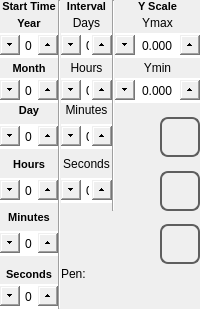
<?xml version="1.0" encoding="UTF-8"?>
<ui version="4.0">
 <class>trend_range</class>
 <widget class="QWidget" name="trend_range">
  <property name="geometry">
   <rect>
    <x>0</x>
    <y>0</y>
    %Model%
   </rect>
  </property>
  <property name="minimumSize">
   <size>
    <width>0</width>
    <height>0</height>
   </size>
  </property>
  <property name="maximumSize">
   <size>
    <width>16777215</width>
    <height>16777215</height>
   </size>
  </property>
  <property name="windowTitle">
   <string>trend_range</string>
  </property>
  <property name="styleSheet">
   <string notr="true"> QLabel#labelPen {
	font: 1000 12pt &quot;Ubuntu&quot;;
 }

 QLabel {
	font: 1000  8pt &quot;Ubuntu&quot;;
 }

 QSpinBox {
	font: 1000 14pt &quot;Ubuntu&quot;;
 }

 QSpinBox::up-button {
     subcontrol-origin: border;
     subcontrol-position: right center;
     height: 20px;
     width: 20px;
 }

 QSpinBox::up-arrow {
	image: url(:/systemicons/img/Forward.png);
     width: 10px;
     height: 10px;
 }

 QSpinBox::down-button {
     subcontrol-origin: border;
     subcontrol-position: left center;
     height: 20px;
     width: 20px;
}

 QSpinBox::down-arrow {
 	image: url(:/systemicons/img/Back.png);
     width: 10px;
     height:10px;
 }

 QDoubleSpinBox {
	font: 1000 12pt &quot;Ubuntu&quot;;
 }

 QDoubleSpinBox::up-button {
     subcontrol-origin: border;
     subcontrol-position: right center;
     height: 20px;
     width: 20px;
 }

 QDoubleSpinBox::up-arrow {
	image: url(:/systemicons/img/Forward.png);
     width: 10px;
     height: 10px;
 }

 QDoubleSpinBox::down-button {
     subcontrol-origin: border;
     subcontrol-position: left center;
     height: 20px;
     width: 20px;
}

 QDoubleSpinBox::down-arrow {
 	image: url(:/systemicons/img/Back.png);
     width: 10px;
     height: 10px;
 }
</string>
  </property>
  <layout class="QHBoxLayout" name="horizontalLayout">
   <property name="spacing">
    <number>0</number>
   </property>
   <property name="margin">
    <number>0</number>
   </property>
   <item>
    <layout class="QGridLayout" name="gridLayout">
     <property name="spacing">
      <number>0</number>
     </property>
     <item row="1" column="4">
      <widget class="QLabel" name="labelYmax">
       <property name="minimumSize">
        <size>
         <width>0</width>
         <height>20</height>
        </size>
       </property>
       <property name="maximumSize">
        <size>
         <width>16777215</width>
         <height>20</height>
        </size>
       </property>
       <property name="focusPolicy">
        <enum>Qt::NoFocus</enum>
       </property>
       <property name="text">
        <string>Ymax</string>
       </property>
       <property name="alignment">
        <set>Qt::AlignCenter</set>
       </property>
      </widget>
     </item>
     <item row="3" column="4">
      <widget class="QLabel" name="labelYmin">
       <property name="minimumSize">
        <size>
         <width>0</width>
         <height>20</height>
        </size>
       </property>
       <property name="maximumSize">
        <size>
         <width>16777215</width>
         <height>20</height>
        </size>
       </property>
       <property name="focusPolicy">
        <enum>Qt::NoFocus</enum>
       </property>
       <property name="text">
        <string>Ymin</string>
       </property>
       <property name="alignment">
        <set>Qt::AlignCenter</set>
       </property>
      </widget>
     </item>
     <item row="4" column="4">
      <widget class="QDoubleSpinBox" name="doubleSpinBoxYmin">
       <property name="minimumSize">
        <size>
         <width>0</width>
         <height>25</height>
        </size>
       </property>
       <property name="maximumSize">
        <size>
         <width>16777215</width>
         <height>25</height>
        </size>
       </property>
       <property name="focusPolicy">
        <enum>Qt::NoFocus</enum>
       </property>
       <property name="alignment">
        <set>Qt::AlignCenter</set>
       </property>
       <property name="decimals">
        <number>3</number>
       </property>
       <property name="minimum">
        <double>-9999.989999999999782</double>
       </property>
       <property name="maximum">
        <double>9999.989999999999782</double>
       </property>
       <property name="singleStep">
        <double>0.100000000000000</double>
       </property>
      </widget>
     </item>
     <item row="0" column="4">
      <widget class="QLabel" name="label">
       <property name="font">
        <font>
         <family>Ubuntu</family>
         <pointsize>8</pointsize>
         <weight>99</weight>
         <italic>false</italic>
         <bold>true</bold>
        </font>
       </property>
       <property name="text">
        <string>Y Scale</string>
       </property>
       <property name="alignment">
        <set>Qt::AlignCenter</set>
       </property>
      </widget>
     </item>
     <item row="9" column="2">
      <widget class="QSpinBox" name="spinBoxSeconds">
       <property name="sizePolicy">
        <sizepolicy hsizetype="Expanding" vsizetype="Fixed">
         <horstretch>0</horstretch>
         <verstretch>0</verstretch>
        </sizepolicy>
       </property>
       <property name="minimumSize">
        <size>
         <width>0</width>
         <height>25</height>
        </size>
       </property>
       <property name="maximumSize">
        <size>
         <width>16777215</width>
         <height>25</height>
        </size>
       </property>
       <property name="focusPolicy">
        <enum>Qt::NoFocus</enum>
       </property>
       <property name="wrapping">
        <bool>true</bool>
       </property>
       <property name="alignment">
        <set>Qt::AlignCenter</set>
       </property>
       <property name="maximum">
        <number>59</number>
       </property>
      </widget>
     </item>
     <item row="8" column="2">
      <widget class="QLabel" name="labelSeconds">
       <property name="sizePolicy">
        <sizepolicy hsizetype="Expanding" vsizetype="Preferred">
         <horstretch>0</horstretch>
         <verstretch>0</verstretch>
        </sizepolicy>
       </property>
       <property name="focusPolicy">
        <enum>Qt::NoFocus</enum>
       </property>
       <property name="text">
        <string>Seconds</string>
       </property>
       <property name="alignment">
        <set>Qt::AlignCenter</set>
       </property>
      </widget>
     </item>
     <item row="6" column="2">
      <widget class="QSpinBox" name="spinBoxMinutes">
       <property name="sizePolicy">
        <sizepolicy hsizetype="Expanding" vsizetype="Fixed">
         <horstretch>0</horstretch>
         <verstretch>0</verstretch>
        </sizepolicy>
       </property>
       <property name="minimumSize">
        <size>
         <width>0</width>
         <height>25</height>
        </size>
       </property>
       <property name="maximumSize">
        <size>
         <width>16777215</width>
         <height>25</height>
        </size>
       </property>
       <property name="focusPolicy">
        <enum>Qt::NoFocus</enum>
       </property>
       <property name="wrapping">
        <bool>true</bool>
       </property>
       <property name="alignment">
        <set>Qt::AlignCenter</set>
       </property>
       <property name="maximum">
        <number>59</number>
       </property>
      </widget>
     </item>
     <item row="5" column="2">
      <widget class="QLabel" name="labelMinutes">
       <property name="sizePolicy">
        <sizepolicy hsizetype="Expanding" vsizetype="Preferred">
         <horstretch>0</horstretch>
         <verstretch>0</verstretch>
        </sizepolicy>
       </property>
       <property name="focusPolicy">
        <enum>Qt::NoFocus</enum>
       </property>
       <property name="text">
        <string>Minutes</string>
       </property>
       <property name="alignment">
        <set>Qt::AlignCenter</set>
       </property>
      </widget>
     </item>
     <item row="4" column="2">
      <widget class="QSpinBox" name="spinBoxHours">
       <property name="sizePolicy">
        <sizepolicy hsizetype="Expanding" vsizetype="Fixed">
         <horstretch>0</horstretch>
         <verstretch>0</verstretch>
        </sizepolicy>
       </property>
       <property name="minimumSize">
        <size>
         <width>0</width>
         <height>25</height>
        </size>
       </property>
       <property name="maximumSize">
        <size>
         <width>16777215</width>
         <height>25</height>
        </size>
       </property>
       <property name="focusPolicy">
        <enum>Qt::NoFocus</enum>
       </property>
       <property name="wrapping">
        <bool>true</bool>
       </property>
       <property name="alignment">
        <set>Qt::AlignCenter</set>
       </property>
       <property name="maximum">
        <number>23</number>
       </property>
      </widget>
     </item>
     <item row="3" column="2">
      <widget class="QLabel" name="labelHours">
       <property name="sizePolicy">
        <sizepolicy hsizetype="Expanding" vsizetype="Preferred">
         <horstretch>0</horstretch>
         <verstretch>0</verstretch>
        </sizepolicy>
       </property>
       <property name="focusPolicy">
        <enum>Qt::NoFocus</enum>
       </property>
       <property name="text">
        <string>Hours</string>
       </property>
       <property name="alignment">
        <set>Qt::AlignCenter</set>
       </property>
      </widget>
     </item>
     <item row="2" column="2">
      <widget class="QSpinBox" name="spinBoxDays">
       <property name="sizePolicy">
        <sizepolicy hsizetype="Expanding" vsizetype="Fixed">
         <horstretch>0</horstretch>
         <verstretch>0</verstretch>
        </sizepolicy>
       </property>
       <property name="minimumSize">
        <size>
         <width>0</width>
         <height>25</height>
        </size>
       </property>
       <property name="maximumSize">
        <size>
         <width>16777215</width>
         <height>25</height>
        </size>
       </property>
       <property name="focusPolicy">
        <enum>Qt::NoFocus</enum>
       </property>
       <property name="wrapping">
        <bool>true</bool>
       </property>
       <property name="alignment">
        <set>Qt::AlignCenter</set>
       </property>
       <property name="maximum">
        <number>30</number>
       </property>
      </widget>
     </item>
     <item row="1" column="2">
      <widget class="QLabel" name="labelDays">
       <property name="sizePolicy">
        <sizepolicy hsizetype="Expanding" vsizetype="Preferred">
         <horstretch>0</horstretch>
         <verstretch>0</verstretch>
        </sizepolicy>
       </property>
       <property name="focusPolicy">
        <enum>Qt::NoFocus</enum>
       </property>
       <property name="text">
        <string>Days</string>
       </property>
       <property name="alignment">
        <set>Qt::AlignCenter</set>
       </property>
      </widget>
     </item>
     <item row="0" column="2">
      <widget class="QLabel" name="label_2">
       <property name="sizePolicy">
        <sizepolicy hsizetype="Expanding" vsizetype="Preferred">
         <horstretch>0</horstretch>
         <verstretch>0</verstretch>
        </sizepolicy>
       </property>
       <property name="font">
        <font>
         <family>Ubuntu</family>
         <pointsize>8</pointsize>
         <weight>99</weight>
         <italic>false</italic>
         <bold>true</bold>
        </font>
       </property>
       <property name="text">
        <string>Interval</string>
       </property>
       <property name="alignment">
        <set>Qt::AlignCenter</set>
       </property>
      </widget>
     </item>
     <item row="11" column="0">
      <widget class="QSpinBox" name="spinBoxMinutesIn">
       <property name="sizePolicy">
        <sizepolicy hsizetype="Expanding" vsizetype="Fixed">
         <horstretch>0</horstretch>
         <verstretch>0</verstretch>
        </sizepolicy>
       </property>
       <property name="minimumSize">
        <size>
         <width>0</width>
         <height>25</height>
        </size>
       </property>
       <property name="maximumSize">
        <size>
         <width>16777215</width>
         <height>25</height>
        </size>
       </property>
       <property name="focusPolicy">
        <enum>Qt::NoFocus</enum>
       </property>
       <property name="wrapping">
        <bool>true</bool>
       </property>
       <property name="alignment">
        <set>Qt::AlignCenter</set>
       </property>
       <property name="maximum">
        <number>59</number>
       </property>
      </widget>
     </item>
     <item row="10" column="0">
      <widget class="QLabel" name="labelMinuteIn">
       <property name="sizePolicy">
        <sizepolicy hsizetype="Expanding" vsizetype="Minimum">
         <horstretch>0</horstretch>
         <verstretch>0</verstretch>
        </sizepolicy>
       </property>
       <property name="font">
        <font>
         <family>Ubuntu</family>
         <pointsize>8</pointsize>
         <weight>99</weight>
         <italic>false</italic>
         <bold>true</bold>
        </font>
       </property>
       <property name="focusPolicy">
        <enum>Qt::NoFocus</enum>
       </property>
       <property name="text">
        <string>Minutes</string>
       </property>
       <property name="alignment">
        <set>Qt::AlignCenter</set>
       </property>
      </widget>
     </item>
     <item row="9" column="0">
      <widget class="QSpinBox" name="spinBoxHoursIn">
       <property name="sizePolicy">
        <sizepolicy hsizetype="Expanding" vsizetype="Fixed">
         <horstretch>0</horstretch>
         <verstretch>0</verstretch>
        </sizepolicy>
       </property>
       <property name="minimumSize">
        <size>
         <width>0</width>
         <height>25</height>
        </size>
       </property>
       <property name="maximumSize">
        <size>
         <width>16777215</width>
         <height>25</height>
        </size>
       </property>
       <property name="focusPolicy">
        <enum>Qt::NoFocus</enum>
       </property>
       <property name="wrapping">
        <bool>true</bool>
       </property>
       <property name="alignment">
        <set>Qt::AlignCenter</set>
       </property>
       <property name="maximum">
        <number>23</number>
       </property>
      </widget>
     </item>
     <item row="8" column="0">
      <widget class="QLabel" name="labelHourIn">
       <property name="sizePolicy">
        <sizepolicy hsizetype="Expanding" vsizetype="Preferred">
         <horstretch>0</horstretch>
         <verstretch>0</verstretch>
        </sizepolicy>
       </property>
       <property name="font">
        <font>
         <family>Ubuntu</family>
         <pointsize>8</pointsize>
         <weight>99</weight>
         <italic>false</italic>
         <bold>true</bold>
        </font>
       </property>
       <property name="focusPolicy">
        <enum>Qt::NoFocus</enum>
       </property>
       <property name="text">
        <string>Hours</string>
       </property>
       <property name="alignment">
        <set>Qt::AlignCenter</set>
       </property>
      </widget>
     </item>
     <item row="6" column="0">
      <widget class="QSpinBox" name="spinBoxDayIn">
       <property name="sizePolicy">
        <sizepolicy hsizetype="Expanding" vsizetype="Minimum">
         <horstretch>0</horstretch>
         <verstretch>0</verstretch>
        </sizepolicy>
       </property>
       <property name="minimumSize">
        <size>
         <width>0</width>
         <height>25</height>
        </size>
       </property>
       <property name="maximumSize">
        <size>
         <width>16777215</width>
         <height>25</height>
        </size>
       </property>
       <property name="focusPolicy">
        <enum>Qt::NoFocus</enum>
       </property>
       <property name="wrapping">
        <bool>true</bool>
       </property>
       <property name="alignment">
        <set>Qt::AlignCenter</set>
       </property>
       <property name="maximum">
        <number>31</number>
       </property>
      </widget>
     </item>
     <item row="5" column="0">
      <widget class="QLabel" name="labelDayIn">
       <property name="sizePolicy">
        <sizepolicy hsizetype="Expanding" vsizetype="Minimum">
         <horstretch>0</horstretch>
         <verstretch>0</verstretch>
        </sizepolicy>
       </property>
       <property name="font">
        <font>
         <family>Ubuntu</family>
         <pointsize>8</pointsize>
         <weight>99</weight>
         <italic>false</italic>
         <bold>true</bold>
        </font>
       </property>
       <property name="focusPolicy">
        <enum>Qt::NoFocus</enum>
       </property>
       <property name="text">
        <string>Day</string>
       </property>
       <property name="alignment">
        <set>Qt::AlignCenter</set>
       </property>
      </widget>
     </item>
     <item row="4" column="0">
      <widget class="QSpinBox" name="spinBoxMonthIn">
       <property name="minimumSize">
        <size>
         <width>0</width>
         <height>25</height>
        </size>
       </property>
       <property name="maximumSize">
        <size>
         <width>16777215</width>
         <height>25</height>
        </size>
       </property>
       <property name="focusPolicy">
        <enum>Qt::NoFocus</enum>
       </property>
       <property name="wrapping">
        <bool>true</bool>
       </property>
       <property name="alignment">
        <set>Qt::AlignCenter</set>
       </property>
       <property name="maximum">
        <number>12</number>
       </property>
      </widget>
     </item>
     <item row="3" column="0">
      <widget class="QLabel" name="labelMonthIn">
       <property name="sizePolicy">
        <sizepolicy hsizetype="Expanding" vsizetype="Minimum">
         <horstretch>0</horstretch>
         <verstretch>0</verstretch>
        </sizepolicy>
       </property>
       <property name="font">
        <font>
         <family>Ubuntu</family>
         <pointsize>8</pointsize>
         <weight>99</weight>
         <italic>false</italic>
         <bold>true</bold>
        </font>
       </property>
       <property name="focusPolicy">
        <enum>Qt::NoFocus</enum>
       </property>
       <property name="text">
        <string>Month</string>
       </property>
       <property name="alignment">
        <set>Qt::AlignCenter</set>
       </property>
      </widget>
     </item>
     <item row="2" column="0">
      <widget class="QSpinBox" name="spinBoxYearIn">
       <property name="sizePolicy">
        <sizepolicy hsizetype="Expanding" vsizetype="Fixed">
         <horstretch>0</horstretch>
         <verstretch>0</verstretch>
        </sizepolicy>
       </property>
       <property name="minimumSize">
        <size>
         <width>0</width>
         <height>25</height>
        </size>
       </property>
       <property name="maximumSize">
        <size>
         <width>16777215</width>
         <height>25</height>
        </size>
       </property>
       <property name="focusPolicy">
        <enum>Qt::NoFocus</enum>
       </property>
       <property name="wrapping">
        <bool>true</bool>
       </property>
       <property name="alignment">
        <set>Qt::AlignCenter</set>
       </property>
       <property name="maximum">
        <number>3000</number>
       </property>
       <property name="value">
        <number>0</number>
       </property>
      </widget>
     </item>
     <item row="1" column="0">
      <widget class="QLabel" name="labelYearIn">
       <property name="sizePolicy">
        <sizepolicy hsizetype="Expanding" vsizetype="Minimum">
         <horstretch>0</horstretch>
         <verstretch>0</verstretch>
        </sizepolicy>
       </property>
       <property name="font">
        <font>
         <family>Ubuntu</family>
         <pointsize>8</pointsize>
         <weight>99</weight>
         <italic>false</italic>
         <bold>true</bold>
        </font>
       </property>
       <property name="focusPolicy">
        <enum>Qt::NoFocus</enum>
       </property>
       <property name="text">
        <string>Year</string>
       </property>
       <property name="alignment">
        <set>Qt::AlignCenter</set>
       </property>
      </widget>
     </item>
     <item row="0" column="0">
      <widget class="QLabel" name="label_3">
       <property name="sizePolicy">
        <sizepolicy hsizetype="Expanding" vsizetype="Preferred">
         <horstretch>0</horstretch>
         <verstretch>0</verstretch>
        </sizepolicy>
       </property>
       <property name="font">
        <font>
         <family>Ubuntu</family>
         <pointsize>8</pointsize>
         <weight>99</weight>
         <italic>false</italic>
         <bold>true</bold>
        </font>
       </property>
       <property name="text">
        <string>Start Time</string>
       </property>
       <property name="alignment">
        <set>Qt::AlignCenter</set>
       </property>
      </widget>
     </item>
     <item row="14" column="0">
      <widget class="QLabel" name="labelSecondIn">
       <property name="sizePolicy">
        <sizepolicy hsizetype="Expanding" vsizetype="Minimum">
         <horstretch>0</horstretch>
         <verstretch>0</verstretch>
        </sizepolicy>
       </property>
       <property name="font">
        <font>
         <family>Ubuntu</family>
         <pointsize>8</pointsize>
         <weight>99</weight>
         <italic>false</italic>
         <bold>true</bold>
        </font>
       </property>
       <property name="focusPolicy">
        <enum>Qt::NoFocus</enum>
       </property>
       <property name="text">
        <string>Seconds</string>
       </property>
       <property name="alignment">
        <set>Qt::AlignCenter</set>
       </property>
      </widget>
     </item>
     <item row="15" column="0">
      <widget class="QSpinBox" name="spinBoxSecondsIn">
       <property name="sizePolicy">
        <sizepolicy hsizetype="Expanding" vsizetype="Fixed">
         <horstretch>0</horstretch>
         <verstretch>0</verstretch>
        </sizepolicy>
       </property>
       <property name="minimumSize">
        <size>
         <width>0</width>
         <height>25</height>
        </size>
       </property>
       <property name="maximumSize">
        <size>
         <width>16777215</width>
         <height>25</height>
        </size>
       </property>
       <property name="focusPolicy">
        <enum>Qt::NoFocus</enum>
       </property>
       <property name="wrapping">
        <bool>true</bool>
       </property>
       <property name="alignment">
        <set>Qt::AlignCenter</set>
       </property>
       <property name="maximum">
        <number>59</number>
       </property>
      </widget>
     </item>
     <item row="0" column="1" rowspan="16">
      <widget class="Line" name="line">
       <property name="orientation">
        <enum>Qt::Vertical</enum>
       </property>
      </widget>
     </item>
     <item row="15" column="4">
      <layout class="QHBoxLayout" name="horizontalLayout_2"/>
     </item>
     <item row="0" column="3" rowspan="10">
      <widget class="Line" name="line_2">
       <property name="orientation">
        <enum>Qt::Vertical</enum>
       </property>
      </widget>
     </item>
     <item row="2" column="4">
      <widget class="QDoubleSpinBox" name="doubleSpinBoxYmax">
       <property name="minimumSize">
        <size>
         <width>0</width>
         <height>25</height>
        </size>
       </property>
       <property name="maximumSize">
        <size>
         <width>16777215</width>
         <height>25</height>
        </size>
       </property>
       <property name="focusPolicy">
        <enum>Qt::NoFocus</enum>
       </property>
       <property name="alignment">
        <set>Qt::AlignCenter</set>
       </property>
       <property name="decimals">
        <number>3</number>
       </property>
       <property name="minimum">
        <double>-9999.989999999999782</double>
       </property>
       <property name="maximum">
        <double>9999.989999999999782</double>
       </property>
       <property name="singleStep">
        <double>0.100000000000000</double>
       </property>
      </widget>
     </item>
     <item row="6" column="4">
      <widget class="QPushButton" name="pushButtonHome">
       <property name="minimumSize">
        <size>
         <width>40</width>
         <height>40</height>
        </size>
       </property>
       <property name="maximumSize">
        <size>
         <width>40</width>
         <height>40</height>
        </size>
       </property>
       <property name="focusPolicy">
        <enum>Qt::NoFocus</enum>
       </property>
       <property name="layoutDirection">
        <enum>Qt::RightToLeft</enum>
       </property>
       <property name="styleSheet">
        <string notr="true">QPushButton
{
border: 2px solid  rgb(94, 94, 94);
border-radius: 8px;
qproperty-icon: url(:/systemicons/img/Home.png);
qproperty-iconSize: 24px 24px;
qproperty-focusPolicy: NoFocus;
}
QPushButton:pressed
{
border: 2px solid  rgb(194, 194, 194);
background-color:  rgb(255, 255, 127);
}
QPushButton:disabled
{
border: 2px solid  rgb(194, 194, 194);
}
</string>
       </property>
       <property name="text">
        <string/>
       </property>
      </widget>
     </item>
     <item row="11" column="4">
      <widget class="QPushButton" name="pushButtonOk">
       <property name="minimumSize">
        <size>
         <width>40</width>
         <height>40</height>
        </size>
       </property>
       <property name="maximumSize">
        <size>
         <width>40</width>
         <height>40</height>
        </size>
       </property>
       <property name="focusPolicy">
        <enum>Qt::NoFocus</enum>
       </property>
       <property name="layoutDirection">
        <enum>Qt::RightToLeft</enum>
       </property>
       <property name="styleSheet">
        <string notr="true">QPushButton
{
border: 2px solid  rgb(94, 94, 94);
border-radius: 8px;
qproperty-icon: url(:/systemicons/img/OK.png);
qproperty-iconSize: 24px 24px;
qproperty-focusPolicy: NoFocus;
}
QPushButton:pressed
{
border: 2px solid  rgb(194, 194, 194);
background-color:  rgb(255, 255, 127);
}
QPushButton:disabled
{
border: 2px solid  rgb(194, 194, 194);
}
</string>
       </property>
       <property name="text">
        <string/>
       </property>
      </widget>
     </item>
     <item row="9" column="4">
      <widget class="QPushButton" name="pushButtonBack">
       <property name="sizePolicy">
        <sizepolicy hsizetype="Minimum" vsizetype="Fixed">
         <horstretch>60</horstretch>
         <verstretch>60</verstretch>
        </sizepolicy>
       </property>
       <property name="minimumSize">
        <size>
         <width>40</width>
         <height>40</height>
        </size>
       </property>
       <property name="maximumSize">
        <size>
         <width>40</width>
         <height>40</height>
        </size>
       </property>
       <property name="focusPolicy">
        <enum>Qt::NoFocus</enum>
       </property>
       <property name="layoutDirection">
        <enum>Qt::RightToLeft</enum>
       </property>
       <property name="styleSheet">
        <string notr="true">QPushButton
{
border: 2px solid  rgb(94, 94, 94);
border-radius: 8px;
qproperty-icon: url(:/systemicons/img/Go_back.png);
qproperty-iconSize: 24px 24px;
qproperty-focusPolicy: NoFocus;
}
QPushButton:pressed
{
border: 2px solid  rgb(194, 194, 194);
background-color:  rgb(255, 255, 127);
}
QPushButton:disabled
{
border: 2px solid  rgb(194, 194, 194);
}
</string>
       </property>
       <property name="text">
        <string/>
       </property>
      </widget>
     </item>
     <item row="14" column="2" colspan="3">
      <widget class="QLabel" name="labelPen">
       <property name="sizePolicy">
        <sizepolicy hsizetype="Preferred" vsizetype="Minimum">
         <horstretch>0</horstretch>
         <verstretch>0</verstretch>
        </sizepolicy>
       </property>
       <property name="minimumSize">
        <size>
         <width>0</width>
         <height>20</height>
        </size>
       </property>
       <property name="maximumSize">
        <size>
         <width>16777215</width>
         <height>20</height>
        </size>
       </property>
       <property name="focusPolicy">
        <enum>Qt::NoFocus</enum>
       </property>
       <property name="text">
        <string>Pen:</string>
       </property>
      </widget>
     </item>
    </layout>
   </item>
  </layout>
  <zorder>labelHourIn</zorder>
 </widget>
 <resources/>
 <connections/>
</ui>
